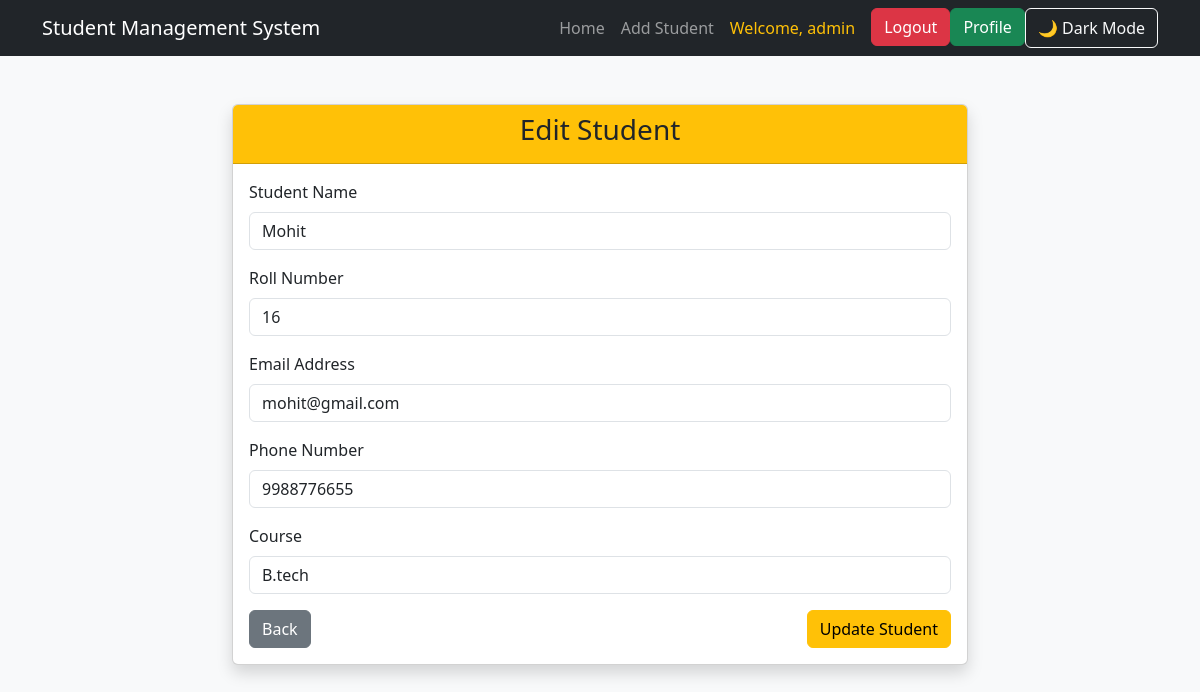
/edit/5/ (signed in), run on the app's committed database.
### students/models.py (models this page shows)
class Student(models.Model):
    name = models.CharField(max_length=100)
    roll_no = models.IntegerField(unique=True)
    email = models.EmailField(unique=True)
    phone = models.CharField(max_length=15)
    course = models.CharField(max_length=100)

### students/views.py (the view, shortened to what this page needs)
# urls.py: path('edit/<int:id>/', views.edit_student, name='edit_student'),
@login_required
def edit_student(request, id):
    student = get_object_or_404(Student, id=id)
    return render(request,"students/edit_student.html",{"student": student},)

### students/templates/students/edit_student.html (shortened to what this page needs)
{% extends 'base.html' %}
{% block content %}
<div class="row justify-content-center">
    <div class="col-md-8">
        <div class="card shadow">
            <div class="card-header bg-warning text-dark">
                <h3 class="text-center">Edit Student</h3>
            </div>
            <div class="card-body">
                <form method="POST">
                    <div class="mb-3">
                        <label class="form-label">Student Name</label>
                        <input type="text" name="name" class="form-control" value="{{ student.name }}" required>
                    </div>
                    <div class="mb-3">
                        <label class="form-label">Roll Number</label>
                        <input type="number"  name="roll_no" class="form-control" value="{{ student.roll_no }}" required>
                    </div>
                    <div class="mb-3">
                        <label class="form-label">Email Address</label>
                        <input type="email" name="email" class="form-control" value="{{ student.email }}" required>
                    </div>
                    <div class="mb-3">
                        <label class="form-label">Phone Number</label>
                        <input type="text" name="phone" class="form-control" value="{{ student.phone }}" required>
                    </div>
                    <div class="mb-3">
                        <label class="form-label">Course</label>
                        <input type="text" name="course" class="form-control" value="{{ student.course }}" required>
                    </div>
                    <div class="d-flex justify-content-between"> <a href="{% url 'student_list' %}"class="btn btn-secondary"> Back</a>
                        <button type="submit"class="btn btn-warning"> Update Student </button>
                    </div>
                </form>
            </div>
        </div>
    </div>
</div>
{% endblock %}

### students/templates/base.html (shortened to what this page needs)
{% load static %}
<!DOCTYPE html>
<html lang="en">
<head>
    <link href="https://cdn.jsdelivr.net/npm/bootstrap@5.3.3/dist/css/bootstrap.min.css" rel="stylesheet">
</head>
<body>
<nav class="navbar navbar-expand-lg navbar-dark bg-dark">
    <div class="container">
        <a class="navbar-brand" href="{% url 'student_list' %}">
            Student Management System
        </a>
        <div class="collapse navbar-collapse" id="navbarNav">
            <ul class="navbar-nav ms-auto">
                {% if user.is_authenticated %}
                <li class="nav-item">
                    <a class="nav-link" href="{% url 'student_list' %}">Home </a>
                </li>
                <li class="nav-item">
                    <a class="nav-link" href="{% url 'add_student' %}">Add Student</a>
                </li>
                <li class="nav-item">
                    <a class="nav-link text-warning">Welcome, {{ user.username }}</a>
                </li>
                <li class="nav-item">
                    <a class="btn btn-danger ms-2" href="{% url 'logout' %}">Logout</a>
                </li>
                <li class="nav-item">
                    <a class="btn btn-success" href="{% url 'profile' %}">Profile</a>
                </li>
                {% else %}
                <li class="nav-item">
                    <a class="btn btn-success"href="{% url 'login' %}">Login</a>
                </li>
                    <a href="{% url 'register' %}" class="btn btn-primary me-2"> Register</a>
                {% endif %}
                <button class="btn btn-outline-light" onclick="toggleTheme()">
                    🌙 Dark Mode
                </button>
            </ul>
        </div>
    </div>
</nav>
<div class="container mt-5">
    {% block content %}
    {% endblock %}
</div>
</body>
</html>

### students/templates/base.html (style rules this page uses)
body { background:#f8f9fa; color:#000; transition:0.3s; }

### data on the page
Student: name "Mohit", roll_no "16", email "mohit@gmail.com", phone "9988776655", course "B.tech"

### other printed values
{{ user.username }} "admin"
